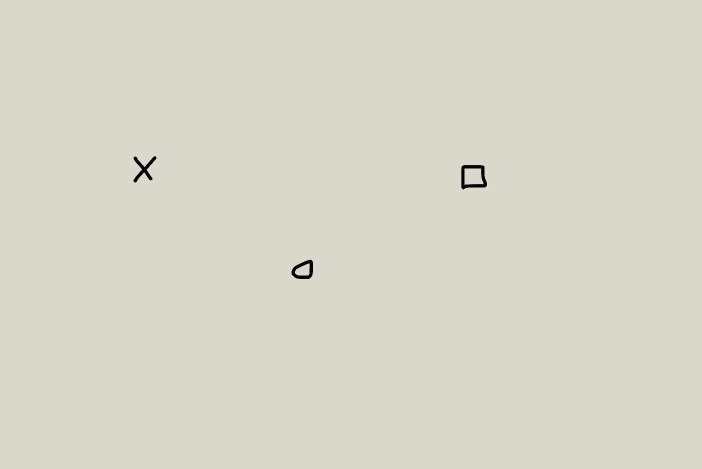
#> input picture Video/rescourses/plaketa.jpg, 1403 x 937 px (shown at 1/2 size)
$ python gui.py
#> lines starting #> are read from the running program, lines starting #| are printed output that depends on the picture
from typing import OrderedDict
import cv2
import numpy as np
from math import cos, sin
import os

img = cv2.imread('rescourses/plaketa.jpg', 0)
#> img: shape (937, 1403); min 0, max 246, mean 214.6
imgHeigth, imgWidth = img.shape
#> imgHeigth = 937; imgWidth = 1403

frameHeight = 200
frameWidth = 200
frameCenter = (imgHeigth//2, imgWidth//2)
#> frameCenter = (468, 701)

# read the templates from a file all the templates in a Dict so we can can call  them by their name
templateFolder = 'rescourses/templates'
templateDict = {}
for filename in os.listdir(templateFolder):
    template = cv2.imread(templateFolder + '/'+filename, 0)
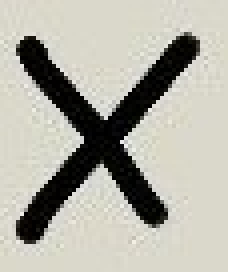
#> input picture Video/rescourses/templates/ex.jpg, 57 x 68 px (shown 4 times larger)
#> template: shape (68, 57); min 0, max 239, mean 173.4
#> (key x is pressed here)
    name = filename.split('.')[0]
    templateDict[name] = template
    if(template.shape[0] > frameHeight or template.shape[1] > frameWidth):
        print('Template needs to fit in the frame, but has bigger dimentions')
        quit()


def zoom(zoomFactor, img, templateDict, frameWidth, frameHeight, frameCenter):
#> called with zoomFactor = 0.99, frameWidth = 200, frameHeight = 200, frameCenter = (468, 701)
    img = cv2.resize(img, (0, 0), fx=zoomFactor, fy=zoomFactor)
#> img: shape (928, 1389)
    imgHeigth, imgWidth = img.shape
#> imgHeigth = 928; imgWidth = 1389


    frameWidth = int(frameWidth * zoomFactor)
    frameHeight = int(frameHeight * zoomFactor)
    frameCenter = (int(frameCenter[0] * zoomFactor),
                   int(frameCenter[1] * zoomFactor))
#> frameCenter = (463, 694)
    for key in templateDict:
        templateDict[key] = cv2.resize(
            templateDict[key], (0, 0), fx=zoomFactor, fy=zoomFactor)
#> this loop made 2 passes
#> key on passes 1 to 2: 'ex', 'square'
#> after the loop, templateDict = 2 items
    return img, templateDict, frameWidth, frameHeight, frameCenter, imgHeigth, imgWidth


print('COMMANDS\n\'w\',\'a\',\'s\',\'d\' to move around,\n\'z\',\'x\' to zoom in and out\n\'q\'  to exit \npress ENTER to continue')
input()
threshold = 0.95
zoomFactor = 1.01
while True:

    button = cv2.waitKey(1)
    step = 3
    # DOWN
    if button == ord('s') or button == ord('S'):
        frameCenter = (frameCenter[0]+step, frameCenter[1])
    # UP
    if button == ord('w') or button == ord('W'):
        frameCenter = (frameCenter[0]-step, frameCenter[1])
    # LEFT
    if button == ord('a') or button == ord('A'):
        frameCenter = (frameCenter[0], frameCenter[1]-step)
    # RIGHT
    if button == ord('d') or button == ord('D'):
        frameCenter = (frameCenter[0], frameCenter[1]+step)

    #########
    if button == ord('z') or button == ord('Z'):
        img, templateDict, frameWidth, frameHeight, frameCenter, imgHeigth, imgWidth = zoom(
            zoomFactor, img, templateDict, frameWidth, frameHeight, frameCenter)

    if button == ord('x') or button == ord('X'):
        img, templateDict, frameWidth, frameHeight, frameCenter, imgHeigth, imgWidth = zoom(
            1/zoomFactor, img, templateDict, frameWidth, frameHeight, frameCenter)
#> templateDict = 2 items; frameWidth = 198; frameHeight = 198; frameCenter = (463, 694); imgHeigth = 928; imgWidth = 1389

    #########

    tempImg = img.copy()

    lowerHeightBound = frameCenter[0]-frameHeight//2
#> lowerHeightBound = 364
    upperHeightBound = frameCenter[0]+frameHeight//2
#> upperHeightBound = 562
    lowerWidthBound = frameCenter[1]-frameWidth//2
#> lowerWidthBound = 595
    upperWidthBound = frameCenter[1]+frameWidth//2
#> upperWidthBound = 793

    if lowerHeightBound < 0 or upperHeightBound > imgHeigth or lowerWidthBound < 0 or upperWidthBound > imgWidth:
        print("frame is out of bounds")
        break
    frame = img[lowerHeightBound:upperHeightBound,
                lowerWidthBound:upperWidthBound]
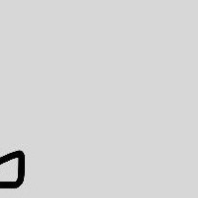
#> frame: shape (198, 198); min 0, max 229, mean 212.5

    cv2.rectangle(tempImg, (lowerWidthBound, lowerHeightBound),
                  (upperWidthBound, upperHeightBound), 0, 0)
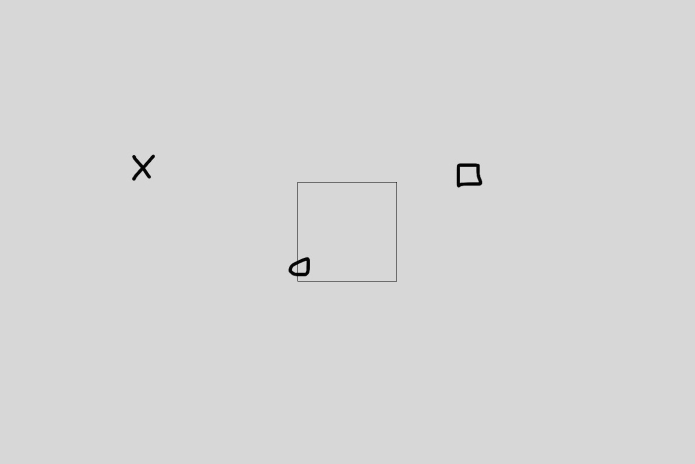
#> tempImg: shape (928, 1389) (shown at 1/2 size); min 0, max 230, mean 214.5

    for key in templateDict:
        template = templateDict[key]
        templateMask = cv2.bitwise_not(templateDict[key])

        result = cv2.matchTemplate(
            frame, template, cv2.TM_CCORR_NORMED, mask=templateMask)
        _, max_val, _, max_loc = cv2.minMaxLoc(result)
        if(max_val > threshold):
            cv2.rectangle(
                frame, max_loc, (max_loc[0]+template.shape[1], max_loc[1]+template.shape[1]), 255, 10)
            del templateDict[key]
            break
#> this loop made 2 passes
#> (key, max_val, max_loc) on passes 1 to 2: ('ex', 0.908, (16, 79)), ('square', 0.866, (16, 135))
#> pass 1, `template = templateDict[key]`:
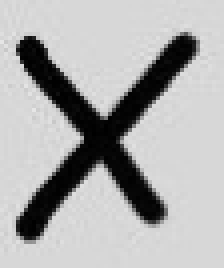
#> template: shape (67, 56) (shown 4 times larger); min 0, max 230, mean 172.8
#> pass 1, `templateMask = cv2.bitwise_not(templateDict[key])`:
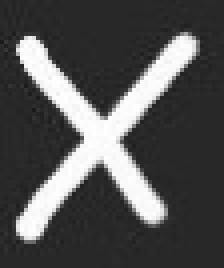
#> templateMask: shape (67, 56) (shown 4 times larger); min 25, max 255, mean 82.2
#> pass 2, `template = templateDict[key]`:
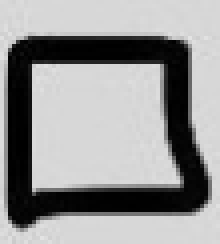
#> template: shape (61, 55) (shown 4 times larger); min 0, max 227, mean 149.4


    cv2.imshow('plaketa', tempImg)
    if button == ord('q') or button == ord('Q'):
        break


cv2.destroyAllWindows()
